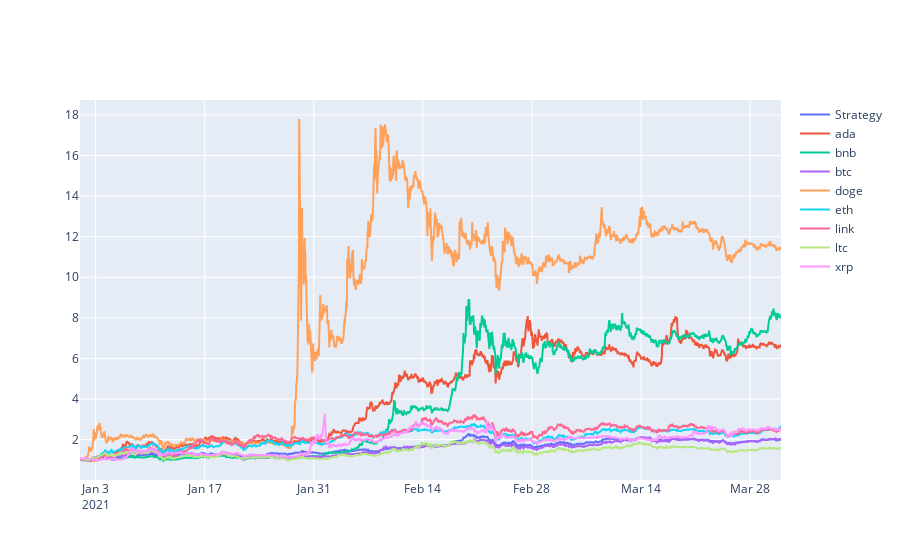

Notebook code cell kept with this figure:
### Code cell
bat.plot_return_against_hold(allocation_values)

### Figure 1 — Plotly figure (JSON) as saved in the notebook; plotly's stock layout.template omitted (floating-point values rounded to 4 significant figures; data arrays with more than 128 entries replaced by an {"elided": "..."} marker saying what was removed)
{"data": [{"name": "Strategy", "type": "scatter", "x": {"elided": "2158 str values"}, "xaxis": "x", "y": {"elided": "2158 float values"}, "yaxis": "y"}, {"name": "ada", "type": "scatter", "x": {"elided": "2160 str values"}, "xaxis": "x", "y": {"elided": "2160 float values"}, "yaxis": "y"}, {"name": "bnb", "type": "scatter", "x": {"elided": "2160 str values"}, "xaxis": "x", "y": {"elided": "2160 float values"}, "yaxis": "y"}, {"name": "btc", "type": "scatter", "x": {"elided": "2160 str values"}, "xaxis": "x", "y": {"elided": "2160 float values"}, "yaxis": "y"}, {"name": "doge", "type": "scatter", "x": {"elided": "2160 str values"}, "xaxis": "x", "y": {"elided": "2160 float values"}, "yaxis": "y"}, {"name": "eth", "type": "scatter", "x": {"elided": "2160 str values"}, "xaxis": "x", "y": {"elided": "2160 float values"}, "yaxis": "y"}, {"name": "link", "type": "scatter", "x": {"elided": "2160 str values"}, "xaxis": "x", "y": {"elided": "2160 float values"}, "yaxis": "y"}, {"name": "ltc", "type": "scatter", "x": {"elided": "2160 str values"}, "xaxis": "x", "y": {"elided": "2160 float values"}, "yaxis": "y"}, {"name": "xrp", "type": "scatter", "x": {"elided": "2160 str values"}, "xaxis": "x", "y": {"elided": "2160 float values"}, "yaxis": "y"}], "layout": {"xaxis": {"anchor": "y", "domain": [0, 1]}, "yaxis": {"anchor": "x", "domain": [0, 1]}}}
